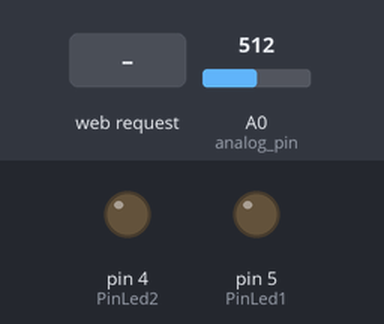
The sketch below on a simulated Arduino Uno, built with avr-gcc and run on an emulated ATmega328P. Parts: output pins drawn as LEDs (lit = HIGH). The inputs (shaded band) are chosen by the test bench; at power-on: A0 (analog_pin) = 512. WiFi joins after 1.5 s; servers stay silent unless stated.

Above: at 1.2 s.
1.3 s: HTTP request GET /?Led1=Encender received
At 2.3 s:
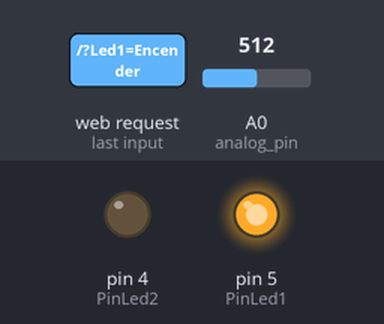
2.8 s: HTTP request GET /?Led2=Encender received
At 3.5 s:
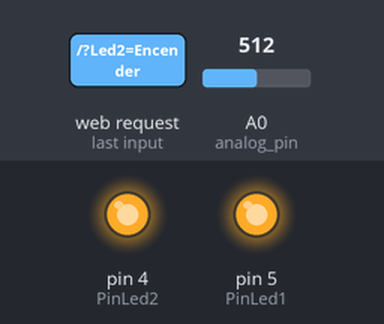
4.3 s: HTTP request GET /?Led1=Apagar received
At 4.6 s:
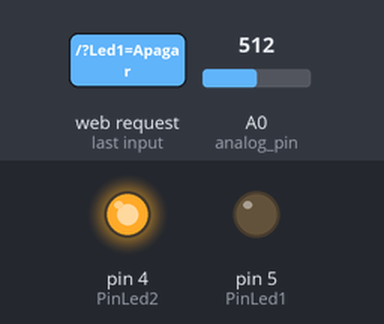
5.8 s: HTTP request GET /?Led2=Apagar received
At 6.9 s:
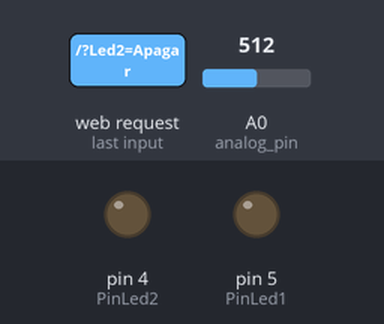
Timing chart, 0 to 8.3 s (numbered marks = the images above; inputs shaded):
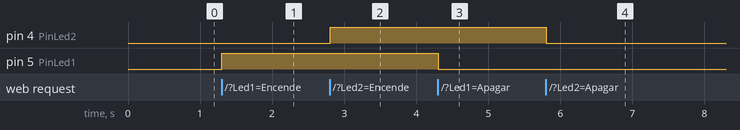

The sketch:

temp_router.ino
```cpp
#include <SPI.h>
#include <Client.h>
#include <Ethernet.h>
#include <Server.h>

byte mac[] = { 0xDE, 0xAD, 0xBE, 0xEF, 0xFE, 0xED };
IPAddress ip(192,168,1,10);
EthernetServer server(80);
int PinLed1= 5; //esto sera actuador 1 en algun momento
int PinLed2= 4; //esto sera actuador 2 en algun momento
String readString = String(30);
int analog_pin = 0;
float tempC;
float tempF;
float tempK;

void setup(){
// start the Ethernet connection and the server:
    Ethernet.begin(mac, ip);
    server.begin();
    pinMode(PinLed1,OUTPUT);
    pinMode(PinLed2,OUTPUT);
    pinMode(12, INPUT);
    digitalWrite(12, HIGH); //pullup
    }


void loop(){
    tempC = (5.0*analogRead(analog_pin)*100.0)/1024.0;
    tempK = tempC + 273.15;
    tempF = (1.8*tempC)+32;
// listen for incoming clients
EthernetClient client = server.available();
  if (client) {
  // an http request ends with a blank line
  boolean currentLineIsBlank = true;
    while (client.connected()) {
      if (client.available()) {
      char c = client.read();
      if (readString.length()<100) //leer peticion HTTP caracter por caracter
        {
          readString += c;
        }

      if (c=='\n'){ //Si la peticion HTTP ha finalizado
         //Determina lo que se recibe mediante GET para ON/OFF
        if(readString.indexOf("Led1=Encender")>0){
          digitalWrite(PinLed1,HIGH);
        }
        if(readString.indexOf("Led1=Apagar")>0){
        digitalWrite(PinLed1,LOW);
        }
        if(readString.indexOf("Led2=Encender")>0){
        digitalWrite(PinLed2,HIGH);
        }
        if(readString.indexOf("Led2=Apagar")>0){
        digitalWrite(PinLed2,LOW);
        }

readString=""; //Vaciar el string que se uso para la lectura
//Enviar cabecera HTTP estandar
client.println("HTTP/1.1 200 OK");
client.println("Content-Type: text/html");
// client.println("Connection: close"); // the connection will be closed after completion of the response
// client.println("Refresh: 1"); // refresh the page automatically every 5 sec
client.println();
//Crear pagina web HTML
client.println("<html>");
client.println("<head>");
client.println("<title>UDISTRITAL</title>");
client.println("</head>");
client.println("<body BGCOLOR=#4B088A>");
client.println("<style> p { color:#FFFFFF; font-size:30px;font-weight: bold; font-family:Sans-Serif, Helvetica, Arial}</style>");
client.println("<style> p1 { color:#FFFFFF; font-size:20px;font-weight: bold; font-family:Sans-Serif, Helvetica, Arial}</style>");
client.println("<style> p2 { color:#FFFFFF; font-size:13px;font-weight: bold; font-family:Sans-Serif, Helvetica, Arial}</style>");
client.println("<center>");
client.println("<p>PROYECTO IoT USANDO ETHERNET</p>");
client.println("<hr><br>");
//ACTUADORES
client.println("<p1>TABLERO PARA EL CONTROL DE INSTRUMENTOS</p1>");
client.println("<hr><br>");
client.println("<table>");
client.println("<tr><td><p2>ACTUADOR 1</p2></td><td>    </td><td><p2>ACTUADOR 2</p2></td></tr>");
client.println("<tr><td><form method=GET><input type=submit name=Led1 value=Encender></form></td><td>....</td><td><form method=GET><input type=submit name=Led2 value=Encender></form></td></tr>");
client.println("<tr><td><form method=GET><input type=submit name=Led1 value=Apagar ></form></td><td>    </td><td><form method=GET><input type=submit name=Led2 value=Apagar></form></td></tr>");
client.println("</table>");
client.println("<hr><br>");
//SENSORES
client.println("<p1>LECTURA DE SENSORES ANALOGICOS</p1><br>");
client.println("<hr><br>");
client.println("<p2>");
client.println(tempC);
client.println(" Grados Centigrados");
client.println("<br><br>");
client.println(tempF);
client.println("Grados Farenheit");
client.println("<br><br>");
client.println(tempK);
client.println("Grados Kelvin");
client.println("</p2>");
client.println("</center>");
client.println("</body>");
client.println("</html>");
client.stop();
      }
    }
  }
}
}
```

Measured:
- after the input at 1.3 s, pin 5 (PinLed1): LOW → HIGH at once
- after the input at 2.8 s, pin 4 (PinLed2): LOW → HIGH at once
- after the input at 4.3 s, pin 5 (PinLed1): HIGH → LOW at once
- after the input at 5.8 s, pin 4 (PinLed2): HIGH → LOW at once
